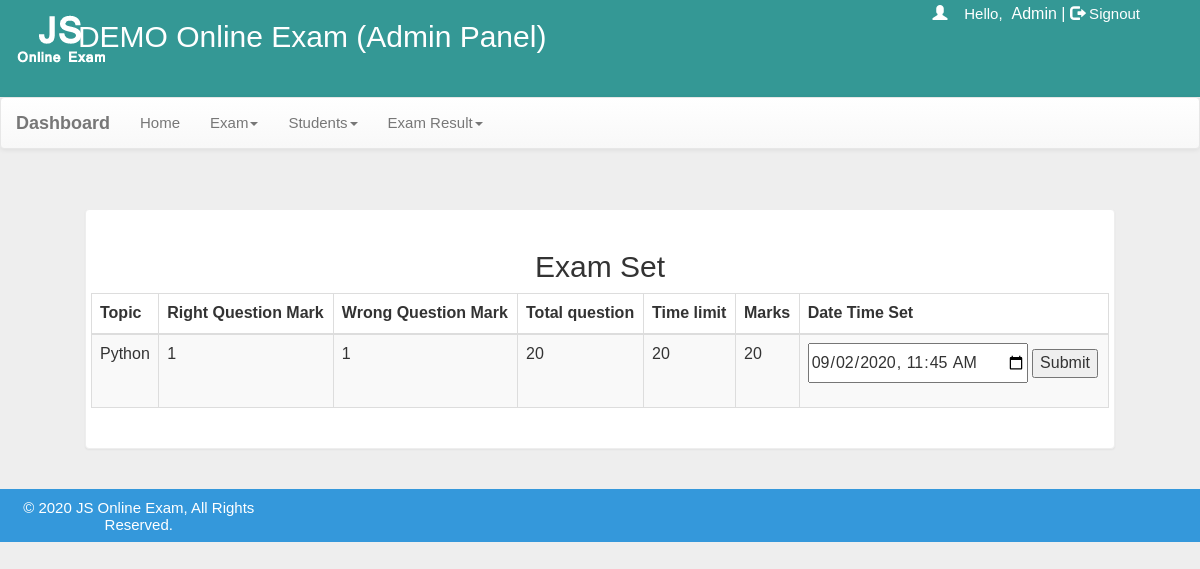
Page /admin/setexam.php (signed in) on the committed database.
### tables this page shows
CREATE TABLE `quiz` (
  `id` int(10) NOT NULL,
  `title` varchar(100) NOT NULL,
  `sahi` int(11) NOT NULL,
  `wrong` int(11) NOT NULL,
  `total` int(11) NOT NULL,
  `time` bigint(20) NOT NULL,
  `intro` text NOT NULL,
  `enter_question` tinyint(1) NOT NULL DEFAULT '0',
  `enable_exam` tinyint(1) NOT NULL DEFAULT '0',
  `deleted` tinyint(1) NOT NULL DEFAULT '0',
  `date` timestamp NOT NULL DEFAULT CURRENT_TIMESTAMP ON UPDATE CURRENT_TIMESTAMP
);

CREATE TABLE `exam_set` (
  `id` int(11) NOT NULL,
  `quiz_id` int(11) NOT NULL,
  `datetime_set` varchar(50) NOT NULL,
  `date` datetime NOT NULL
);

### admin/functions.php (called while the page is built)
<?php
include_once '../dbConnection.php';
function fill_single_value($table,$find,$where){
	global $con;
	$value = "";
	$where = "WHERE $where";
	$result = mysqli_query($con,"SELECT $find FROM $table $where LIMIT 1");
	if(mysqli_num_rows($result)){
		$row = mysqli_fetch_assoc($result);
		$value = $row[$find];
	}
	return $value;
}
?>

### admin/setexam.php (the view, shortened to what this page needs)
<?php
include_once("menu.php");
include_once("functions.php");
?>
    <div class="container">
    	<div class="col-md-12">
        	 <div class="panel">
        		<div class="row">
            		<h2 class="heading">Exam Set</h2>
                    <div class="table-responsive">
                        <table class="table table-striped table-bordered title1">
                            <thead>
                                <tr>
                                    <th>Topic</th>
                                    <th>Right Question Mark</th>
                                    <th>Wrong Question Mark</th>
                                    <th>Total question</th>
                                    <th>Time limit</th>
                                    <th>Marks</th>
                                    <th>Date Time Set</th>
                                 </tr>
                             </thead>
                             <tbody id="views">
                             <?php
							 $result = mysqli_query($con,"SELECT * FROM quiz WHERE deleted !=1 and enable_exam =1") or die('Error');
							 $row = mysqli_fetch_assoc($result);
							 $datetime = fill_single_value("exam_set","datetime_set","quiz_id='".$row['id']."'");
							?>
                                 <tr>
                                     <td><?=$row['title']?></td>
                                     <td><?=$row['sahi']?></td>
                                     <td><?=$row['wrong']?></td>
                                     <td><?=$row['total']?></td>
                                     <td><?=$row['time']?></td>
                                     <td><?=$row['sahi']*$row['total']?></td>
                                     <td>
                                        <form name="set_exam" id="set_exam" onSubmit="set_examset()" action="javascript:void(0)" method="post">
                                          <input type="datetime-local" name="datetime_set" required value="<?=$datetime?>">
                                          <input type="submit" value="Submit">
                                        </form>
                                    </td>
                                 </tr>
                             </tbody>
                        </table>
                     </div>
                </div>
            </div>
        </div>
    </div>
<?php
	include_once("../footer.php");
?>

### css/main.css (style rules this page uses)
body { overflow-x:hidden; width:100%; font: 15px "Century Gothic", "Times Roman", sans-serif; background:#eee; min-height:550px; background-attachment:fixed; }
.panel { border-color:#eee; margin:40px; padding:20px; font: 15px "Century Gothic", "Times Roman", sans-serif; }
.title1 { font: 16px "Century Gothic", "Times Roman", sans-serif; border-bottom: 1px solid #000; }
.heading { text-align:center; }

### rows in the picture
quiz: title "Python", sahi "1", wrong "1", total "20", time "20", $row['sahi']*$row['total'] "20", datetime_set "09/02/2020 11:45"

### other values in the picture
$name "Admin"
